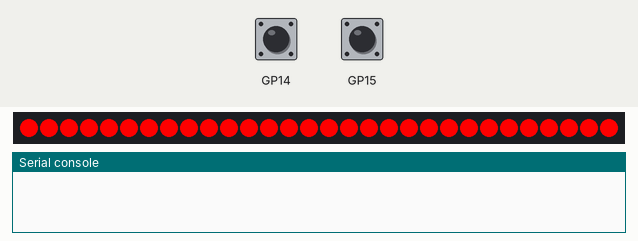
A program run on a simulated Raspberry Pi Pico running MicroPython. On the bench: 30 RGB LEDs in strip order, left to right, the last lines printed to the serial console. The test bench sets the inputs (shaded band); at power-on: GP14 HIGH, GP15 HIGH.

Above: at 1.2 s.
1.3 s: GP14 pulled LOW for 0.15 s
At 2.0 s:
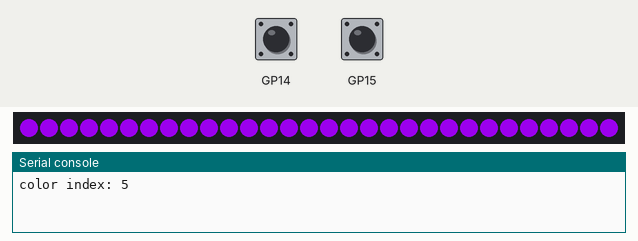
2.9 s: GP14 pulled LOW for 1 s
At 3.2 s:
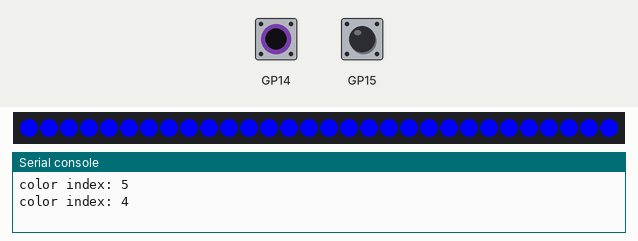
5.4 s: GP14 pulled LOW for 0.15 s
At 6.3 s:
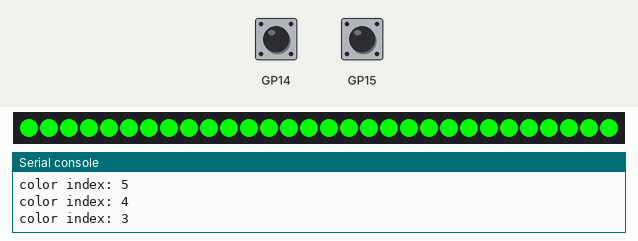
7.0 s: GP14 pulled LOW for 3.2 s
At 7.5 s:
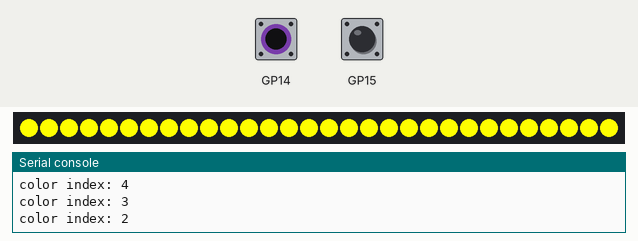
11.7 s: GP15 pulled LOW for 0.15 s
At 12.3 s:
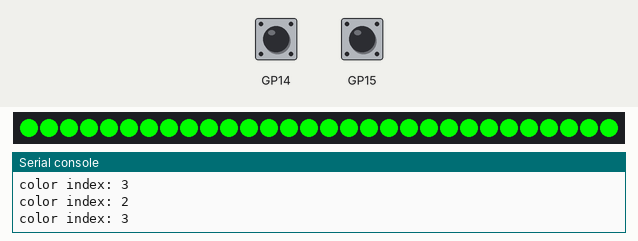
13.3 s: GP15 pulled LOW for 1 s
At 14.7 s:
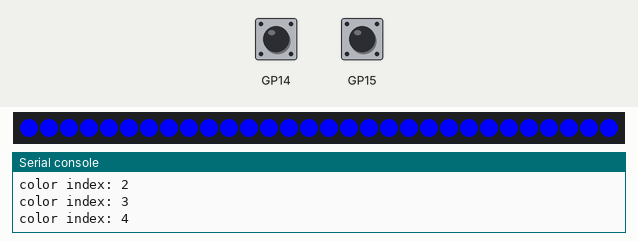
Timing chart, 0 to 16.3 s (numbered marks = the images above; inputs shaded):
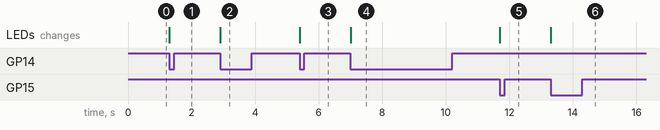

Measured:
- after the input at 1.3 s, the LEDs: change at once (image 1)
- after the input at 2.9 s, the LEDs: change at once (image 2)
- after the input at 5.4 s, the LEDs: change at once (image 3)
- after the input at 7.0 s, the LEDs: change at once (image 4)
- after the input at 11.7 s, the LEDs: change at once (image 5)
- after the input at 13.3 s, the LEDs: change at once (image 6)

The program:

35-button-change-color.py
```python
# Lab 35: Button Change Color
# Filename: 35-button-change-color.py
# Version: 1.0.0
#
# Press Button 1 to move forward through a list of colors. Press Button
# 2 to move backward through the list.

from machine import Pin
from neopixel import NeoPixel
from utime import sleep, ticks_ms
import config

# hardware settings from config.py
NEOPIXEL_PIN = config.NEOPIXEL_PIN
NUMBER_PIXELS = config.NUMBER_PIXELS
BUTTON_PIN_1 = config.BUTTON_PIN_1
BUTTON_PIN_2 = config.BUTTON_PIN_2

strip = NeoPixel(Pin(NEOPIXEL_PIN), NUMBER_PIXELS)

button1 = Pin(BUTTON_PIN_1, Pin.IN, Pin.PULL_UP)
button2 = Pin(BUTTON_PIN_2, Pin.IN, Pin.PULL_UP)

# A small list of colors to cycle through.
colors = [
    (255, 0, 0),     # red
    (255, 80, 0),    # orange
    (255, 255, 0),   # yellow
    (0, 255, 0),     # green
    (0, 0, 255),     # blue
    (130, 0, 200),   # purple
]
color_index = 0

DEBOUNCE_MS = 200   # ignore extra presses for 200 ms after each one
last_press = 0


def fill_strip(color):
    for i in range(NUMBER_PIXELS):
        strip[i] = color
    strip.write()


def button_handler(pin):
    # this runs the instant a button is pressed, even while the
    # rest of the program is doing something else
    global color_index, last_press
    now = ticks_ms()
    if now - last_press < DEBOUNCE_MS:
        return   # too soon - probably the same press bouncing, ignore it
    last_press = now

    # pin tells us which button object triggered the interrupt
    if pin == button1:
        color_index = (color_index + 1) % len(colors)
    else:
        color_index = (color_index - 1) % len(colors)

    fill_strip(colors[color_index])
    print("color index:", color_index)


button1.irq(trigger=Pin.IRQ_FALLING, handler=button_handler)
button2.irq(trigger=Pin.IRQ_FALLING, handler=button_handler)

fill_strip(colors[color_index])   # show the first color right away

while True:
    # the buttons do all the work through interrupts, so the main
    # loop just needs to stay alive
    sleep(1)
```

config.py
```python
# Moving Rainbow Configuration file
# Filename: config.py
# Version: 1.0.0
#
# This file contains the hardware configuration for your kit.
# It is imported by each program.
NEOPIXEL_PIN = 0
NUMBER_PIXELS = 30
BUTTON_PIN_1 = 15
BUTTON_PIN_2 = 14
```
